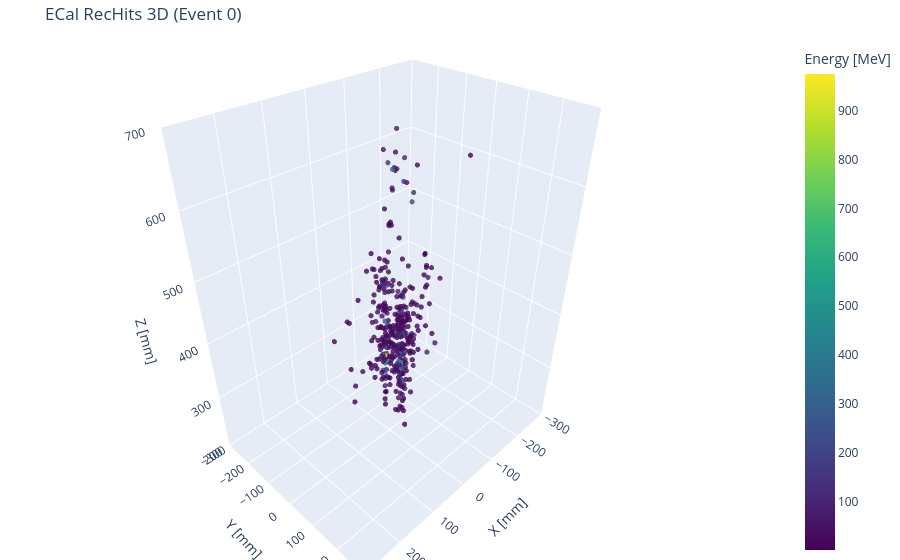

The notebook cell this image was saved under:
### Markdown cell above
### Interactive 3D

### Code cell
import plotly.graph_objects as go

event_idx = 0

x = ak.to_numpy(ecal_x[event_idx])
y = ak.to_numpy(ecal_y[event_idx])
z = ak.to_numpy(ecal_z[event_idx])
e = ak.to_numpy(ecal_energy[event_idx])

fig = go.Figure(
    data=[
        go.Scatter3d(
            x=x,
            y=y,
            z=z,
            mode="markers",
            marker=dict(
                size=3,
                color=e,
                colorscale="Viridis",
                colorbar=dict(title="Energy [MeV]"),
                opacity=0.8,
            ),
        )
    ]
)

fig.update_layout(
    title=f"ECal {ecal_hit_label} 3D (Event {event_idx})",
    scene=dict(
        xaxis_title="X [mm]",
        yaxis_title="Y [mm]",
        zaxis_title="Z [mm]",
        xaxis=dict(range=[-300, 300]),
        yaxis=dict(range=[-300, 300]),
        zaxis=dict(range=[200, 700]),
    ),
    margin=dict(l=0, r=0, b=0, t=40),
)

fig.show()

### Figure 1 — Plotly figure (JSON) as saved in the notebook; plotly's stock layout.template omitted (floating-point values rounded to 4 significant figures; data arrays with more than 128 entries replaced by an {"elided": "..."} marker saying what was removed)
{"data": [{"marker": {"color": {"elided": "363 float values"}, "colorbar": {"title": {"text": "Energy [MeV]"}}, "colorscale": [[0, "#440154"], [0.1111, "#482878"], [0.2222, "#3e4989"], [0.3333, "#31688e"], [0.4444, "#26828e"], [0.5556, "#1f9e89"], [0.6667, "#35b779"], [0.7778, "#6ece58"], [0.8889, "#b5de2b"], [1, "#fde725"]], "opacity": 0.8, "size": 3}, "mode": "markers", "type": "scatter3d", "x": {"elided": "363 float values"}, "y": {"elided": "363 float values"}, "z": {"elided": "363 float values"}}], "layout": {"margin": {"b": 0, "l": 0, "r": 0, "t": 40}, "scene": {"xaxis": {"range": [-300, 300], "title": {"text": "X [mm]"}}, "yaxis": {"range": [-300, 300], "title": {"text": "Y [mm]"}}, "zaxis": {"range": [200, 700], "title": {"text": "Z [mm]"}}}, "title": {"text": "ECal RecHits 3D (Event 0)"}}}
